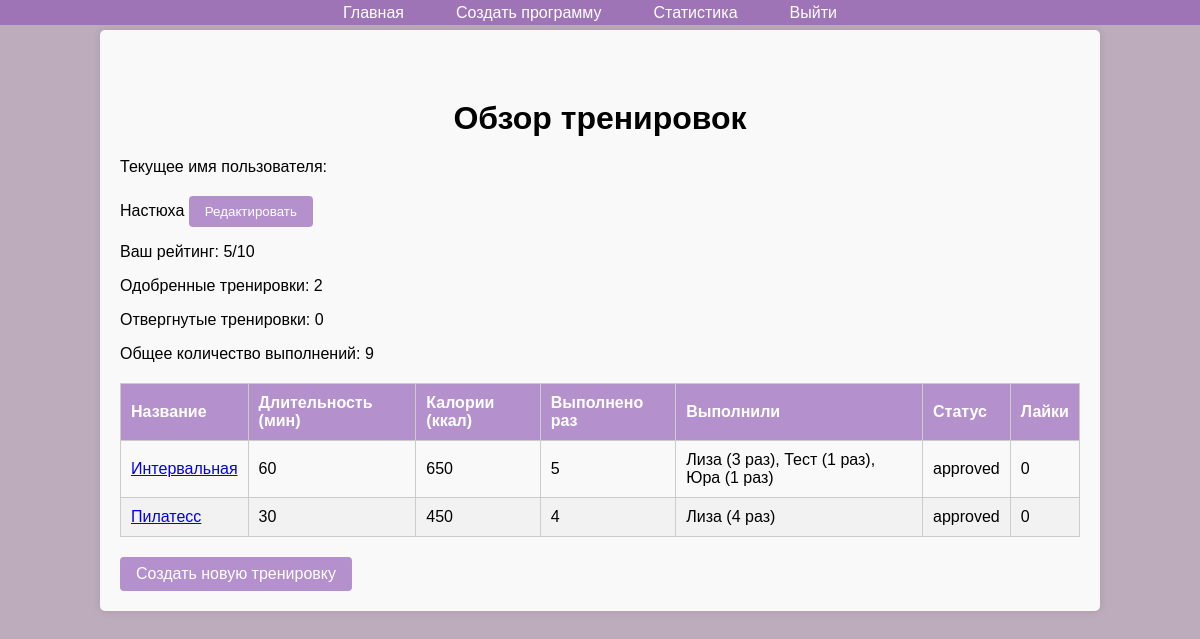
Page /training_overview.php (signed in) on the earlier database version.
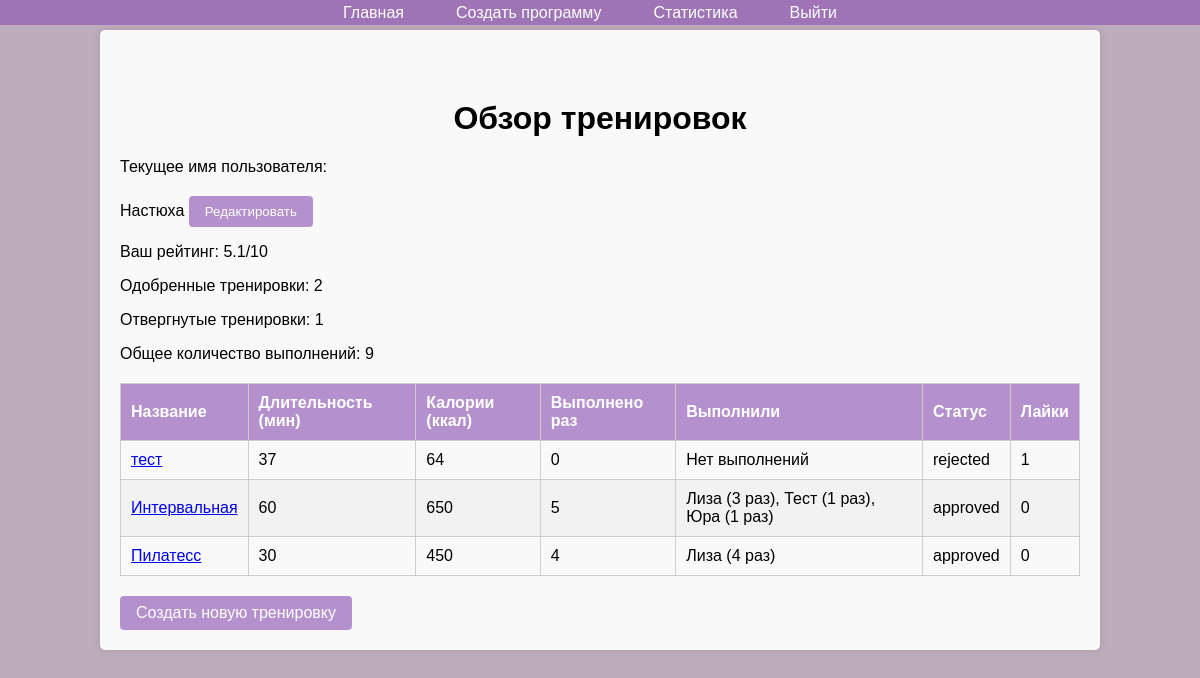
Same page on the later database version.
### tables this page shows
CREATE TABLE `training_programs` (
  `id` int(11) NOT NULL AUTO_INCREMENT,
  `name` varchar(255) DEFAULT NULL,
  `description` text DEFAULT NULL,
  `duration` int(11) DEFAULT NULL,
  `calories_burned` int(11) DEFAULT NULL,
  `training_name` varchar(255) DEFAULT NULL,
  `training_type_id` int(11) DEFAULT NULL,
  `created_by` int(11) DEFAULT NULL,
  `created_at` timestamp NOT NULL DEFAULT current_timestamp(),
  `status` enum('pending','approved','rejected') DEFAULT 'pending',
  PRIMARY KEY (`id`),
  KEY `training_type_id` (`training_type_id`),
  KEY `created_by` (`created_by`),
  CONSTRAINT `training_programs_ibfk_1` FOREIGN KEY (`training_type_id`) REFERENCES `training_types` (`id`) ON DELETE SET NULL,
  CONSTRAINT `training_programs_ibfk_2` FOREIGN KEY (`created_by`) REFERENCES `users` (`id`) ON DELETE CASCADE
);

### training_overview.php (the view, shortened to what this page needs)
<?php
include 'navbar.php';
$user_id = $_SESSION['user_id'];
$stmt = $conn->prepare("
    SELECT
        u.username,
        COUNT(DISTINCT tl.id) AS total_likes,
        SUM(CASE WHEN t.status = 'approved' THEN 1 ELSE 0 END) AS approved_count,
        SUM(CASE WHEN t.status = 'rejected' THEN 1 ELSE 0 END) AS rejected_count,
        COUNT(te.id) AS total_executions
    FROM users u
    LEFT JOIN training_programs t ON u.id = t.created_by
    LEFT JOIN training_likes tl ON t.id = tl.training_id
    LEFT JOIN training_executions te ON t.id = te.training_id
    WHERE u.id = ?
");
$stmt->bind_param("i", $user_id);
$stmt->execute();
$trainer_rating = $stmt->get_result()->fetch_assoc();
if ($trainer_rating && isset($trainer_rating['username'])) {
    $current_username = $trainer_rating['username'];
    $approved_count = $trainer_rating['approved_count'] ?: 0;
    $rejected_count = $trainer_rating['rejected_count'] ?: 0;
    $total_executions = $trainer_rating['total_executions'] ?: 0;
    $approved_total = $approved_count + $rejected_count;
    $approval_ratio = $approved_total > 0 ? $approved_count / $approved_total : 0;
    $like_ratio = $approved_total > 0 ? $trainer_rating['total_likes'] / $approved_total : 0;
    $execution_ratio = ($total_executions > 0) ? 1 : 0;
    $overall_rating = round(($approval_ratio * 4 + $like_ratio * 5 + $execution_ratio * 1), 1);
} else {
    $error_message = "Пользователь не найден или данные отсутствуют.";
    $current_username = "Неизвестный пользователь";
}
$stmt = $conn->prepare("
    SELECT
        t.id,
        t.name,
        t.description,
        t.duration,
        t.calories_burned,
        t.status,
        COUNT(te.id) AS execution_count,
        COUNT(DISTINCT tl.id) AS like_count,
        GROUP_CONCAT(DISTINCT CONCAT(u.username, ' (',
            (SELECT COUNT(te_inner.id) FROM training_executions te_inner WHERE te_inner.user_id = te.user_id AND te_inner.training_id = t.id),
            ' раз)') SEPARATOR ', ') AS executed_by
    FROM training_programs t
    LEFT JOIN training_executions te ON t.id = te.training_id
    LEFT JOIN users u ON te.user_id = u.id
    LEFT JOIN training_likes tl ON t.id = tl.training_id
    WHERE t.created_by = ?
    GROUP BY t.id
    ORDER BY t.id DESC
");
$stmt->bind_param("i", $user_id);
$stmt->execute();
$programs = $stmt->get_result()->fetch_all(MYSQLI_ASSOC);
$approved_count = 0;
$rejected_count = 0;
foreach ($programs as $program) {
    if ($program['status'] === 'approved') {
        $approved_count++;
    } elseif ($program['status'] === 'rejected') {
        $rejected_count++;
    }
}
?>
<!DOCTYPE html>
<html lang="ru">
<head>
</head>
<body>
<div class="container">
    <h1>Обзор тренировок</h1>
    <div class="form-group">
        <label for="current_username">Текущее имя пользователя:</label>
        <div id="current_username_display">
            <span><?php echo htmlspecialchars($current_username); ?></span>
            <button type="button" class="btn" onclick="showEditForm()">Редактировать</button>
        </div>
        <p>Ваш рейтинг: <?php echo htmlspecialchars($overall_rating); ?>/10</p>
        <p>Одобренные тренировки: <?php echo htmlspecialchars($approved_count); ?></p>
        <p>Отвергнутые тренировки: <?php echo htmlspecialchars($rejected_count); ?></p>
        <p>Общее количество выполнений: <?php echo htmlspecialchars($total_executions); ?></p>
    </div>
    <?php if (!empty($programs)): ?>
        <table>
            <thead>
                <tr>
                    <th>Название</th>
                    <th>Длительность (мин)</th>
                    <th>Калории (ккал)</th>
                    <th>Выполнено раз</th>
                    <th>Выполнили</th>
                    <th>Статус</th>
                    <th>Лайки</th>
                </tr>
            </thead>
            <tbody>
                <?php foreach ($programs as $program): ?>
                    <tr>
                        <td>
                            <a href="training_details.php?id=<?php echo $program['id']; ?>">
                                <?php echo htmlspecialchars($program['name']); ?>
                            </a>
                        </td>
                        <td><?php echo htmlspecialchars($program['duration']); ?></td>
                        <td><?php echo htmlspecialchars($program['calories_burned']); ?></td>
                        <td><?php echo htmlspecialchars($program['execution_count']); ?></td>
                        <td><?php echo htmlspecialchars($program['executed_by'] ?: 'Нет выполнений'); ?></td>
                        <td><?php echo htmlspecialchars($program['status']); ?></td>
                        <td><?php echo htmlspecialchars($program['like_count']); ?></td>
                    </tr>
                <?php endforeach; ?>
            </tbody>
        </table>
    <?php else: ?>
        <p>У вас нет созданных тренировок.</p>
    <?php endif; ?>
    <a href="trainer_programs.php" class="btn">Создать новую тренировку</a>
</div>
</body>
</html>

Differences in the rows shown:
added training_programs: name "тест", duration "37", calories_burned "64", execution_count "0", executed_by "Нет выполнений", status "rejected", like_count "1"
Other differences:
$overall_rating: "5" → "5.1"
$rejected_count: "0" → "1"
